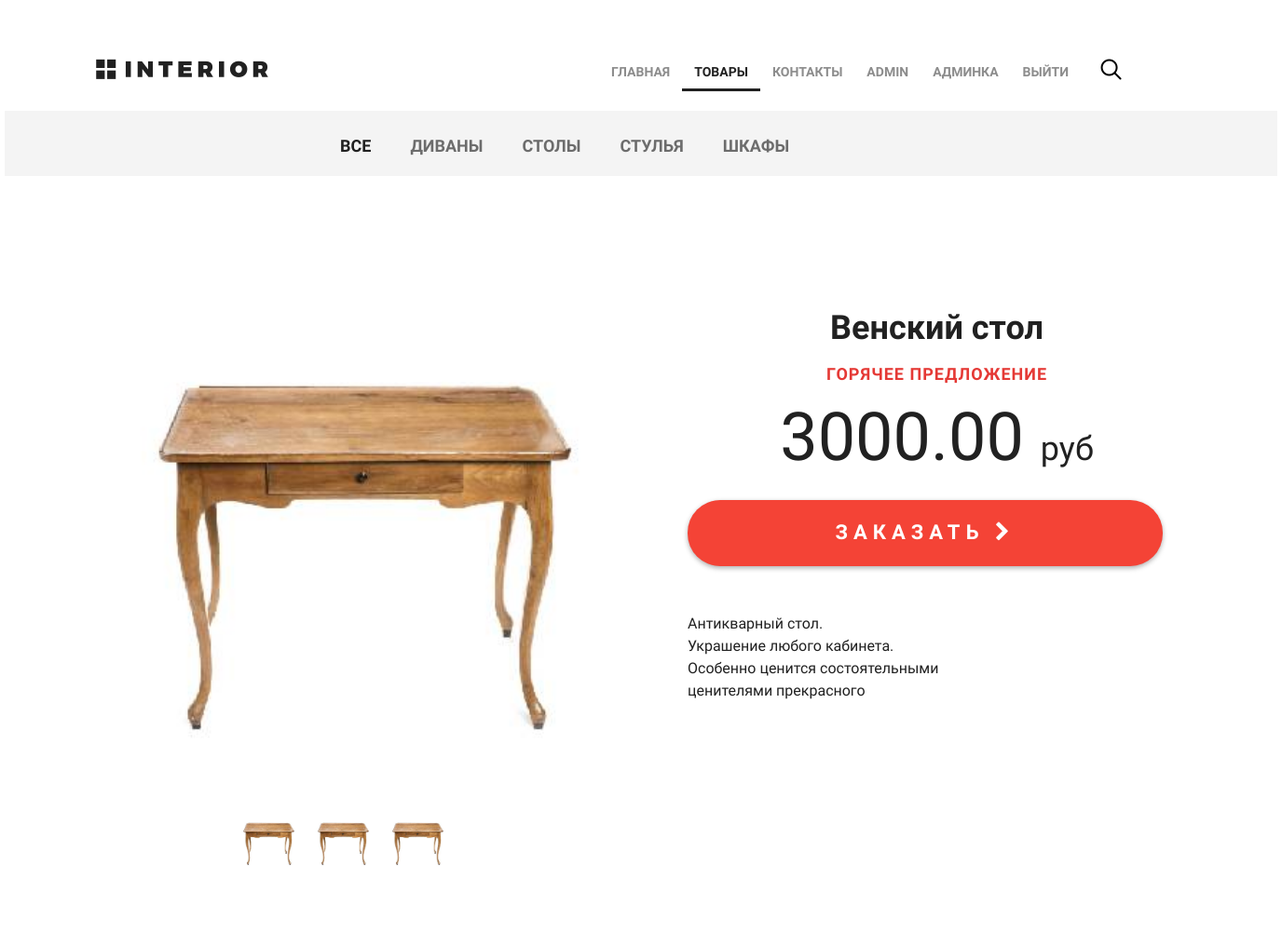
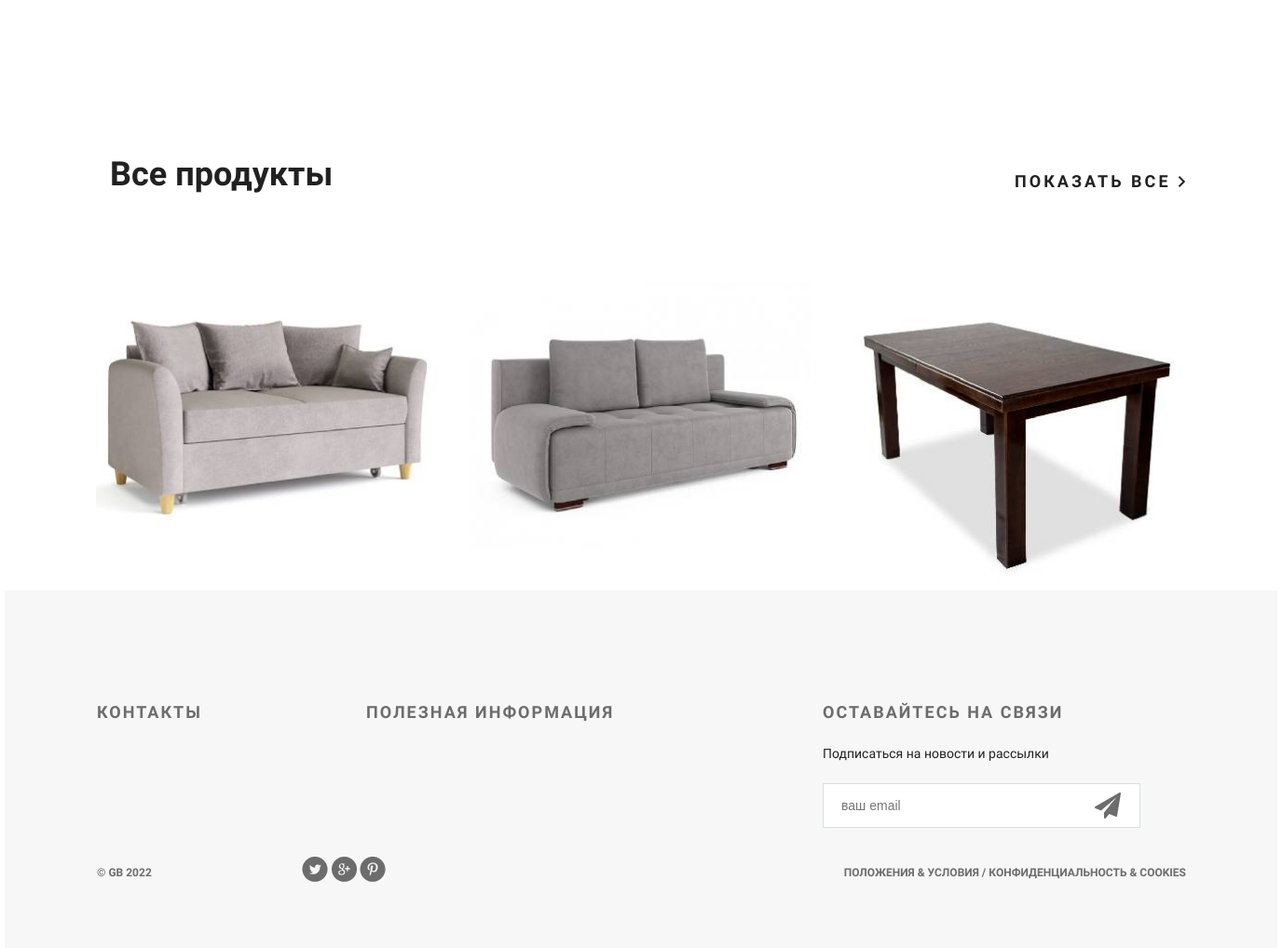
Page /products (signed in) on the committed database (2 pictures, top to bottom).
### authapp/models.py (models this page shows, shortened)
class ShopUser(AbstractUser):
    city = models.CharField(max_length=64, blank=True)
    avatar = models.ImageField(upload_to='users_avatars', blank=True)
    activation_key = models.UUIDField(default=uuid.uuid4)
    activation_key_expires = models.DateTimeField(default=get_activation_key_expires)
    age = models.PositiveIntegerField(verbose_name='возраст', default=18)

### mainapp/models.py (models this page shows, shortened)
class Category(models.Model):
    name = models.CharField(verbose_name='имя категории', max_length=25, unique=True)
    description = models.TextField(verbose_name='описание категории', max_length=140, blank=True)
    is_active = models.BooleanField(default=True)

class Product(models.Model):
    category = models.ForeignKey(Category, verbose_name='категория продукт', on_delete=models.DO_NOTHING)
    name = models.CharField(verbose_name='имя продукта', max_length=25, unique=False)
    description = models.TextField(verbose_name='описание продукта', blank=True)
    image = models.ImageField(verbose_name='изображение продукта', upload_to='product_images')
    price = models.DecimalField(verbose_name='цена продукта', max_digits=10, decimal_places=2, default=0)
    quantity = models.PositiveIntegerField(verbose_name='количество на складе', default=0)
    is_active = models.BooleanField(default=True)

### mainapp/views.py (the view)
# urls.py: path('products', mainapp.products, name='products'),
def products(request):
    categories = Category.objects.all()
    products = Product.objects.all()
    hot_product = random.choice(products)
    products = products.exclude(pk=hot_product.pk)[:3]
    return render(request, 'mainapp/products.html', context={
        'title': 'Магазин: Товары',
        'hot_product': hot_product,
        'products': products,
        'categories': categories,
    })

### basketapp/context_processors.py (called while the page is built)
def basket(request):
    return {
        'basket': getattr(request.user, 'basket', None)
    }

### basketapp/models.py (called while the page is built)
    def quantity(self):
        return sum(item.quantity for item in self.all())

### mainapp/context_processors.py (called while the page is built)
def menu_links(request):
    return {
        "menu": {
            'index': 'Главная',
            'products': 'Товары',
            'contact': 'Контакты',
        }
    }

### mainapp/templatetags/my_tags.py (called while the page is built)
@register.simple_tag
def current_year():
    return datetime.datetime.now().year

@register.simple_tag
def disabled_if_cannot_buy(user, product):
    if product.quantity == 0:
        return 'disabled'
    basket_item = user.basket.filter(product=product).first()
    if basket_item and basket_item.quantity + 1 > product.quantity:
        return 'disabled'
    return ''

### mainapp/templates/mainapp/products.html (shortened to what this page needs)
{% extends 'mainapp/base.html' %}
{% load static %}
{% load my_tags %}
{% block content %}
<div class="hero-white">
    {% include 'mainapp/includes/main_menu_inc.html' %}
</div>
<div class="details">
    <div class="links clearfix">
        {% include 'mainapp/includes/categories_menu_inc.html' %}
    </div>
    <div class="details-products">
        <div class="details-slider">
            <div class="slider-product">
                <img src="{{ hot_product.image.url }}">
            </div>
            <div class="slider-control">
                <div class="block">
                    <a href="#"><img src="{{ hot_product.image.url }}" alt="">
                    </a>
                </div>
                <div class="block">
                    <a href="#"><img src="{{ hot_product.image.url }}" alt="">
                    </a>
                </div>
                <div class="block">
                    <a href="#"><img src="{{ hot_product.image.url }}" alt="">
                    </a>
                </div>
            </div>
        </div>
        <div class="description">
            <h3 class="big-bold">{{ hot_product.name }}</h3>
            <h3 class="red">горячее предложение</h3>
            <p class="price"> {{ hot_product.price }} <span>руб</span></p>
            <a href="{% url 'basket:add' hot_product.pk %}"
               class="red-button {% disabled_if_cannot_buy user hot_product %}">
                заказать <i class="fa fa-chevron-right" aria-hidden="true"></i>
            </a>
            <div class="description-text">{{ hot_product.description|linebreaks }}</div>
        </div>
    </div>
    <div class="related">
        <div class="title clearfix">
            <h2>Все продукты</h2>
            <a class="explore" href="#">показать все <img src="{% static 'img/arrow.png' %}" alt=""></a>
        </div>
        <div class="related-products clearfix">
            {% include 'mainapp/includes/product_list_inc.html' %}
        </div>
    </div>
</div>
{% endblock %}

### mainapp/templates/mainapp/includes/main_menu_inc.html (shortened to what this page needs)
<div class="header clearfix">
    <a href="{% url 'index' %}" class="logo"></a>
    <ul class="menu">
        {% with url_name=request.resolver_match.url_name %}
        {% for link, name in menu.items %}
        <li><a href="{% url link %}" class="{% if url_name == link %} active {% endif %}">{{ name }}</a></li>
        {% endfor %}
        {% endwith %}
        {% if request.user.is_authenticated %}
        <li>
            <div class="dropdown">
                <a href="#">{{user.username}}</a>
            </div>
        </li>
        {% if request.user.is_superuser %}
        <li><a href="{% url 'admin:users' %}">Админка</a></li>
        {% endif %}
        <li><a href="{% url 'auth:logout' %}">Выйти</a></li>
        {% else %}
        <li><a href="{% url 'auth:login' %}">Войти</a></li>
        <li><a href="{% url 'auth:register' %}">Регистрация</a></li>
        {% endif %}
    </ul>
    <a href="#" class="search"></a>
</div>

### mainapp/templates/mainapp/includes/categories_menu_inc.html
<ul class="links-menu">
    {% with url_name=request.resolver_match.url_name %}
    {% with category_id=request.resolver_match.kwargs.pk %}
    <li><a href="{% url 'products' %}" class="{% if url_name == 'products' %}active{% endif %}">все</a></li>
    {% for category in categories %}
        <li><a href="{% url 'category' category.id %}" class="{% if url_name == 'category' and category_id == category.id %}active{% endif %}">{{ category.name }}</a></li>
    {% endfor %}
    {% endwith %}
    {% endwith %}
</ul>

### mainapp/templates/mainapp/includes/product_list_inc.html (shortened to what this page needs)
{% load static %}
{% for product in products %}
<div class="block">
    <a href="{% url 'product' product.id %}">
        {% if product.image %}
            <img class="product-image" src="{{ product.image.url }}" alt="">
        {% else %}
            <img class="product-image" src="{% static 'img/product-1.jpg' %}" alt="">
        {% endif %}
    </a>
</div>
{% endfor %}

### static/css/style.css (style rules this page uses)
* { margin: 0; padding: 0; }
body,footer { font-family: 'Montserrat', sans-serif; }
html, body { height: 100%; }
.logo { background-image: url(/static/img/logo.png); margin-top: 63px; width: 185px; height: 22px; float: left; }
.menu { list-style-type: none; margin-top: 67px; float: right; }
.menu li { float: left; }
.menu a { color: #8c8c8c; font-size: 14px; font-weight: 700; text-align: right; text-transform: uppercase; text-decoration: none; padding: 10px 13px; }
.menu .active { color: #212121; font-weight: 700; border-bottom: 3px solid #212121; }
.search { display: block; width: 23px; height: 23px; background-image: url(/static/img/search.png); position: absolute; top: 63px; left: 1176px; }
.explore { text-transform: uppercase; color: #212121; font-size: 18px; font-weight: 700; line-height: 24px; text-align: center; float: right; margin-top: 138px; letter-spacing: 3px; text-decoration: none; }
.big-bold { color: #212121; font-size: 36px; font-weight: 700; text-align: left; margin-bottom: 24px; line-height: 36px; }
.title { height: 152px; margin-right: 15px; }
.title h2 { float: left; margin-top: 118px; color: #212121; font-size: 36px; font-weight: 700; text-align: left; margin-left: 15px; }
.red { text-transform: uppercase; color: #e53935; font-size: 18px; font-weight: 700; text-align: left; letter-spacing: 1px; line-height: 17px; margin-bottom: 22px; }
.hero-white { background-color: #fff; height: 119px; padding-left: 98px; padding-right: 211px; position: relative; }
.links { height: 70px; background-color: #f4f4f4; position: relative; padding-left: 360px; }
.links-menu { margin: 27px auto 0px; position: absolute; }
.links-menu li { float: left; list-style-type: none; padding-right: 42px; }
.links-menu li a { text-decoration: none; color: #6c6c6c; font-size: 18px; font-weight: 700; text-transform: uppercase; }
.links-menu .active { color: #212121; font-size: 18px; font-weight: 700; }
.details-products { padding-left: 98px; padding-right: 98px; margin-top: 98px; height: 651px; }
.details-slider { width: 570px; float: left; margin-right: 30px; }
.slider-product { width: 570px; height: 570px; }
.slider-product img { width: 570px; height: 570px; object-fit: cover; }
.slider-control { width: 420px; height: 70px; margin: 11px auto 0px; padding-left: 150px }
.slider-control .block img { height: 70px; width: 70px; }
.slider-control .block { height: 70px; width: 70px; position: relative; float: left; margin-right: 10px; }
.description { width: 535px; float: right; padding-left: 35px }
.description .big-bold { color: #212121; font-size: 36px; font-weight: 700; text-align: center; margin-top: 47px; margin-bottom: 0px; }
.description .red { text-transform: uppercase; color: #e53935; font-size: 18px; font-weight: 700; text-align: center; letter-spacing: 1px; line-height: 17px; margin-top: 23px; margin-bottom: 36px; }
.description .price { color: #212121; font-size: 72px; font-weight: 300; line-height: 48px; text-align: center; }
.description .price span { color: #212121; font-size: 36px; font-weight: 300; line-height: 48px; text-align: center; }
.red-button { display: block; height: 71px; width: 510px; border-radius: 35px; background-color: #f44336; text-align: center; text-transform: uppercase; text-decoration: none; color: #ffffff; font-size: 22px; font-weight: 700; line-height: 24px; box-shadow: 0px 2px 4.85px 0.15px rgba(33, 33, 33, 0.35); line-height: 70px; letter-spacing: 6px; margin-top: 31px; }
.description-text { margin-top: 50px; color: #212121; font-size: 16px; font-weight: 300; line-height: 24px; text-align: left; }
.description-text p { margin-bottom: 0.5em; }
.related { padding: 0px 98px; }
.related .title { height: 343px; margin-right: 0; }
.related .title h2 { margin-top: 245px; }
.related .title .explore { margin-top: 262px; }
.related-products { margin-bottom: 120px; }
.related-products .block a img { float: left; }
.related-products .block a img.product-image { float: left; width: 368px; }
.related-products .block { float: left; margin-right: 30px; display: block; height: 370px; width: 370px; position: relative; }
.related-products .block:nth-child(3n) { margin-right: 0px; }

### static/css/dropdown.css (style rules this page uses)
.dropdown { position: relative; display: inline-block; }

### rows in the picture
ShopUser: username "ADMIN"
Category: name "ДИВАНЫ"
Category: name "СТОЛЫ"
Category: name "СТУЛЬЯ"
Category: name "ШКАФЫ"
Product: image (picture), name "Венский стол", price "3000.00", description "Антикварный стол. Украшение любого кабинета. Особенно ценится состоятельными ценителями прекрасного"
Product: image (picture)
Product: image (picture)
Product: image (picture)

### other values in the picture
{{ name }} "ГЛАВНАЯ" "ТОВАРЫ" "КОНТАКТЫ"
